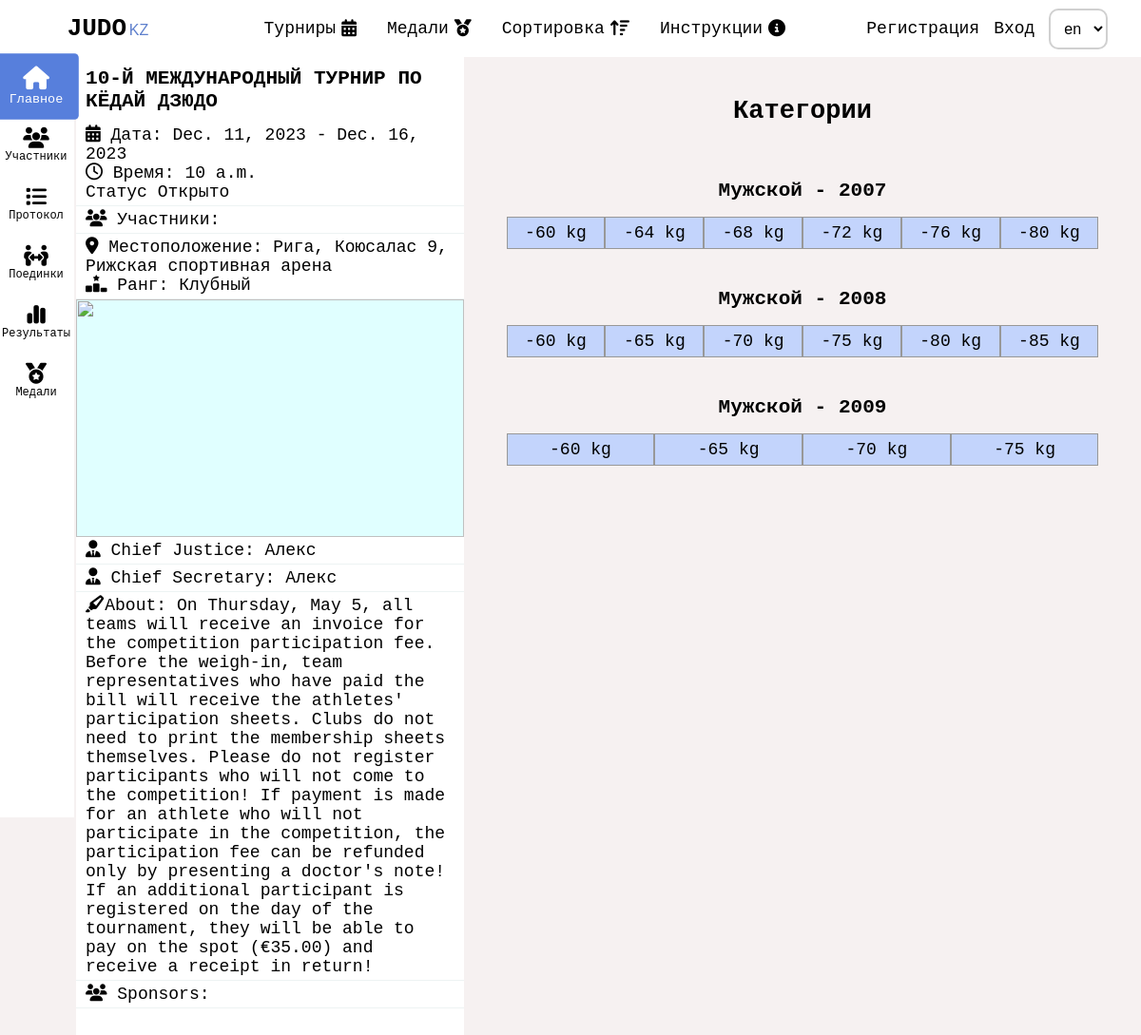
Screenshot of /en/tournaments/10th-international-kyodai-judo-tournament/ with the database file from the repository.
### base/models.py (models this page shows, shortened)
class Tournament(models.Model):
   RANGS = (
      ('Клубный', 'Клубный'),
      ('Городской', 'Городской'),
      ('Областной', 'Областной'),
      ('Региональный', 'Региональный'),
      ('Республиканский', 'Республиканский'),
      ('Чемпионат РК', 'Чемпионат РК'),
      ('Международный турнир', 'Международный турнир'),
   )
   CREDIT_TYPE = (
      ('личный', 'личный'),
      ('командный', 'командный')
   )
   STATUS = (
      ('Регистрация открыта', 'Регистрация открыта'),
      ('Регистрация завершенa', 'Регистрация завершенa'),
   )
   user = models.ForeignKey(User, on_delete=models.CASCADE, default=None)
   title = models.CharField(max_length=300, verbose_name='Title')
   slug = models.SlugField(max_length=300, unique=True, default='')
   logo = models.ImageField(upload_to='tournament_logo', blank=True)
   logos = models.ManyToManyField(Logos, default=[], blank=True, related_name='logos')
   about = models.TextField(max_length=3000, blank=True)
   rang = models.CharField(max_length=40,choices=RANGS, blank=True)
   place = models.CharField(max_length=100, blank=True)
   startData = models.DateField(max_length=100, blank=True)
   finishData = models.DateField(max_length=100, blank=True)
   startTime = models.TimeField(max_length=10, blank=True)
   credit = models.CharField(max_length=100, blank=True, choices=CREDIT_TYPE)
   tatamis_count = models.CharField(default=0, blank=True, max_length=2)
   sponsors = models.ManyToManyField(Sponsors, blank=True, default=[], related_name='sponsors')
   chiefJustice = models.CharField(max_length=200, blank=True)
   chiefSecretary = models.CharField(max_length=200, blank=True)
   status = models.CharField(max_length=40, choices=STATUS, default='Регистрация_открыта')
   public = models.BooleanField(default=True)
   created = models.DateTimeField(auto_now_add=True)
   updated = models.DateTimeField(auto_now=True)
   class Meta:
      ordering = ['-updated', '-created']

class WeightCategory(models.Model):
   GENDER = (
      ('Мужской', 'Мужской'),
      ('Женский', 'Женский')
   )
   tournament = models.ForeignKey(Tournament, on_delete=models.CASCADE, blank=True)
   weight = models.ManyToManyField(Weight, default=[])
   year = models.CharField(max_length=20, null=True)
   gender = models.CharField(max_length=20, choices=GENDER)

class Weight(models.Model):
   name = models.CharField(max_length=10)
   sorting = models.JSONField(blank=True, null=True)
   participants = models.ManyToManyField(Participant, default=[], blank=True)

### base/views/tournaments.py (the view)
# urls.py: path('tournaments/<str:slug>/', tournaments.tournament_show_about, name='tournament_show'),
def tournament_show_about(request, slug):
   tournament = get_object_or_404(Tournament, slug=slug)
   tournament_women_categories = tournament.weightcategory_set.filter(gender="Женский")
   tournament_men_categories = tournament.weightcategory_set.filter(gender="Мужской")
   return render(request, 'base/tournaments/show_tournament/pages/tournament_about.html', {
      'tournament': tournament,
      'tournament_women_categories': tournament_women_categories,
      'tournament_men_categories': tournament_men_categories,
   })

### base/templates/base/tournaments/show_tournament/pages/tournament_about.html (shortened to what this page needs)
{% include 'main.html' %}
{% load static i18n %}
{% block title %}
<link rel="stylesheet" href="{% static 'css/tournaments/tournament_show.css' %}">
<link rel="stylesheet" href="{% static 'css/tournaments/tournament/tournament_about.css' %}">
{% endblock title %}
{% block content %}
<div class="tournament">
    {% include 'base/tournaments/show_tournament/components/tournament_header.html' %}
    {% include 'base/tournaments/show_tournament/components/tournament_about_component.html' %}
    <div class="tournament__about__categories">
        <h2>{% trans 'Категории' %}</h2>
        <div class="tournament__about__categories__list">
            {% for weight_category in tournament.weightcategory_set.all %}
                <div class="tournament__about__category">
                    <h3>{{ weight_category.gender }} - {{ weight_category.year }}</h3>
                    <div
                            class="tournament__about__category__table"
                            {% if weight_category.gender == "Мужской" %}
                                style="background-color: #CFDDFF"
                            {% else %}
                                style="background-color: #FFD0D0"
                            {% endif %}
                    >
                        {% for weight in weight_category.weight.all %}
                            <div class="tournament__about__category__td" >-{{ weight.name }} kg</div>
                        {% endfor %}
                    </div>
                </div>
            {% endfor %}
        </div>
</div>
{% endblock content %}

### base/templates/base/tournaments/show_tournament/components/tournament_about_component.html (shortened to what this page needs)
{% load static i18n %}
<div class="tournament__left">
  <a href="{% url 'base:tournament_show' tournament.slug %}" ><h3>{{ tournament.title }}</h3></a>
  <p>
     <span>
        <i class="fa-solid fa-calendar-days"></i>
        {% trans 'Дата' %}: {{tournament.startData}} - {{tournament.finishData}}
     </span>
     <span>
        <i class="fa-regular fa-clock"></i>
        {% trans 'Время' %}: {{tournament.startTime}}
     </span>
     <span>
        {% trans 'Статус' %} Открыто
     </span>
  </p>
  <p>
     <span>
        <i class="fa-solid fa-users"></i> {% trans 'Участники' %}: {{person_count }}
     </span>
  </p>
  <p>
     <span>
        <i class="fa-solid fa-location-dot"></i> {% trans 'Местоположение' %}: {{tournament.place}}
     </span>
     <span>
        <i class="fa-solid fa-ranking-star"></i> {% trans 'Ранг' %}: {{tournament.rang}}
     </span>
  </p>
  <div class="slider">
     <button id="slider__left" >
     </button>
     <img src="" alt="" id="slider__gallery">
     <button id="slider__right">
     </button>
  </div>
  <p>
     <span>
        <i class="fa-solid fa-user-tie"></i> {% trans 'Chief Justice' %}: {{ tournament.chiefJustice}}
     </span>
  </p>
  <p>
     <span>
        <i class="fa-solid fa-user-tie"></i> {% trans 'Chief Secretary' %}: {{ tournament.chiefSecretary }}
     </span>
  </p>
  <p>
     <span>
        <i class="fa-solid fa-highlighter"></i>{% trans 'About' %}: {{tournament.about}}
     </span>
  </p>
  <div class="tournament__sponsors">
     <span>
        <i class="fa-solid fa-users"></i>
        {% trans 'Sponsors' %}:
     </span>
  </div>
</div>

### static/css/styles.css (style rules this page uses)
* { box-sizing: border-box; padding: 0; margin: 0; text-decoration: none; outline: none; }
body { background-color: var(--white); color: var(--black); font-size: 18px; font-family: monospace; overflow-x: hidden; }
img { object-fit: cover; }
a { transition: all .3s linear; }
a { color: black }

### static/css/tournaments/tournament_show.css (style rules this page uses)
.tournament { width: 100%; display: flex; position: relative; }
.tournament__left { height: 100%; padding-bottom: 10vh; margin-left: 80px; width: 100%; max-width: 34vw; background-color: white }
.tournament__left h3 { padding: 10px; }
.tournament__left p { background-color: white; padding: 4px 10px; border-bottom: 1px solid rgb(79, 138, 139, .1); display: flex; flex-direction: column; }
.slider { display: flex; justify-content: center; align-items: center; position: relative; width: 100%; height: 250px; }
#slider__gallery { width: 100%; object-fit: cover; background-color: lightcyan; height: 100%; opacity: 1; transition: all .3s linear; }
.slider button { display: block; content: ""; position: absolute; padding: 20px; background-color: transparent; border-radius: 100%; border: none; }
#slider__left { left: -2%; }
#slider__right { right: -2%; }
.tournament__sponsors { display: flex; justify-content: start; align-items: start; width: 100%; flex-wrap: wrap; gap: 8px; padding: 4px 10px; border-bottom: 1px solid rgb(79, 138, 139, .1); }
.tournament__sponsors span { width: 100%; }

### static/css/tournaments/tournament/tournament_about.css (style rules this page uses)
.tournament__about__categories { display: flex; flex-direction: column; align-items: center; padding: 10px; width: 100%; padding-bottom: 10vh; }
.tournament__about__categories h2 { margin: 4vh 0 2vh; }
.tournament__about__categories__list { display: flex; align-items: center; flex-direction: column; width: 100%; }
.tournament__about__category { width: 100%; display: flex; align-items: center; flex-direction: column; margin-top: 5vh; max-width: 90%; }
.tournament__about__category h3 { margin-bottom: 2vh; }
.tournament__about__category__table { width: 100%; display: flex; justify-content: space-between; align-items: center; }
.tournament__about__category__td { display: flex; justify-content: center; align-items: center; width: 100%; background-color: rgba(87, 127, 220, 0.1); padding: 6px; border: 1px solid #989898; }

### static/css/variables.css (style rules this page uses)
:root { --white: #F6F1F1; --lightblue: #577fdc; --gold: #FBD46D; --black: #000000; }

### rows the page displays
Tournament: title "10-Й МЕЖДУНАРОДНЫЙ ТУРНИР ПО КЁДАЙ ДЗЮДО", startData "Dec. 11, 2023", finishData "Dec. 16, 2023", startTime "10 a.m.", place "Рига, Коюсалас 9, Рижская спортивная арена", rang "Клубный", chiefJustice "Алекс", chiefSecretary "Алекс", about "On Thursday, May 5, all teams will receive an invoice for the competition participation fee. Before the weigh-in, team representatives who have paid the bill will receive the athletes' participation sheets. Clubs do not need to print the membership sheets themselves. Please do not register participants who will not come to the competition! If payment is made for an athlete who will not participate in the competition, the participation fee can be refunded only by presenting a doctor's note! If an additional participant is registered on the day of the tournament, they will be able to pay on the spot (€35.00) and receive a receipt in return!"
WeightCategory: gender "Мужской", year "2007"
Weight: name "60"
Weight: name "64"
Weight: name "68"
Weight: name "72"
Weight: name "76"
Weight: name "80"
WeightCategory: gender "Мужской", year "2008"
Weight: name "60"
Weight: name "65"
Weight: name "70"
Weight: name "75"
Weight: name "80"
Weight: name "85"
WeightCategory: gender "Мужской", year "2009"
Weight: name "60"
Weight: name "65"
Weight: name "70"
Weight: name "75"

### other values shown
form field language "en"
